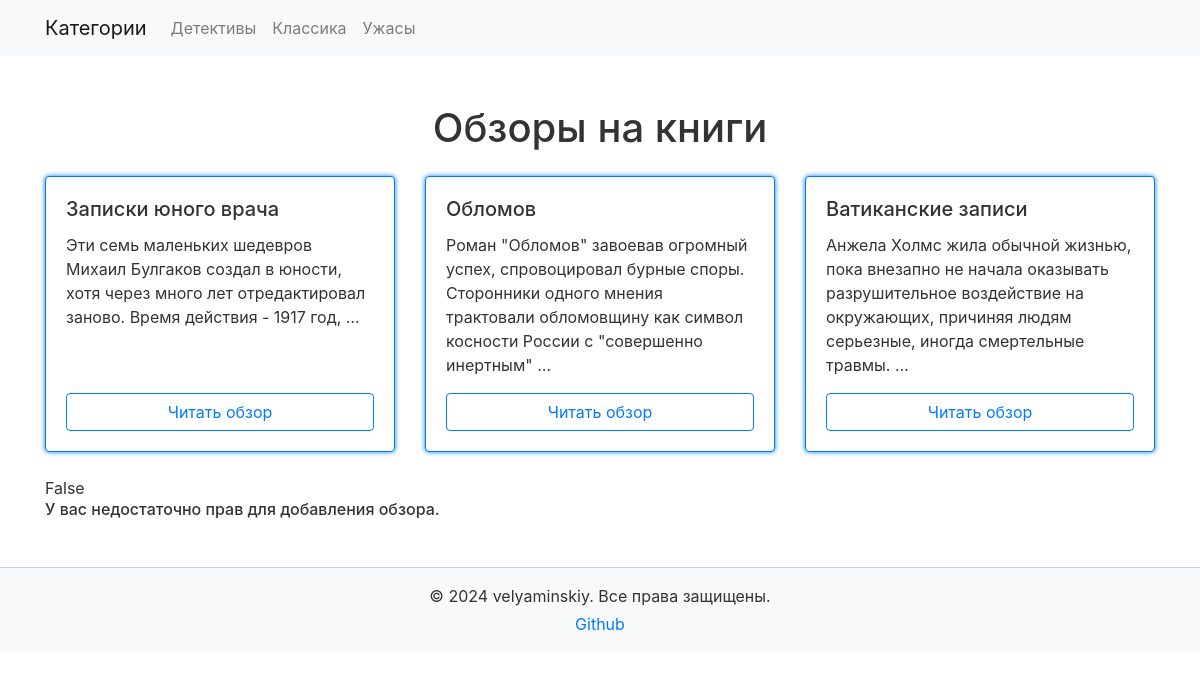
The page / on the database its author committed.
### core/models.py (models this page shows)
class BookCategory(models.Model):
    name = models.CharField(max_length=140)
    class Meta:
        verbose_name = 'Категория'
        verbose_name_plural = 'Категории'
    def __str__(self):
        return self.name

class Book(models.Model):
    PUBLISHED = 'Published'
    DRAFT = 'Draft'
    STATUSES = [
                (PUBLISHED,'Опубликовано'),
                (DRAFT,'Черновик'),
                ]
    title = models.CharField(max_length=140)
    author = models.CharField(max_length=140)
    category = models.ForeignKey(BookCategory,on_delete=models.SET_NULL,blank=True,null=True,related_name='books')
    description = models.CharField(max_length=800)
    review = models.CharField(max_length=800)
    rate = models.IntegerField(validators=[MinValueValidator(1),MaxValueValidator(10)])
    status = models.CharField(max_length=140,default='Draft',choices=STATUSES)

### core/views.py (the view)
# urls.py: path('', main, name='main'),
def main(request):
    books = Book.objects.filter(status='Published')
    form = BookForm()
    draft_books = Book.objects.filter(status='Draft')
    categories = BookCategory.objects.all()
    is_superuser = request.user.is_superuser
    category_id = request.GET.get('category')
    if category_id:
        books = books.filter(category_id=category_id)
    if not books.exists():
        no_books_message = 'Книг в выбранной категории не нашлось.'
    else:
        no_books_message = ''
    context ={
              'books':books,
              'no_books_message':no_books_message,
              'form':form,
              'draft_books':draft_books,
              'categories':categories,
              'is_superuser':is_superuser,
              }
    return render(request, 'main.html', context)

### templates/main.html (shortened to what this page needs)
<!DOCTYPE html>
<html lang="ru">
<head>
    <link href="https://stackpath.bootstrapcdn.com/bootstrap/4.5.2/css/bootstrap.min.css" rel="stylesheet">
</head>
<body style="background-color: #ffffff;">
    <nav class="navbar navbar-expand-lg navbar-light bg-light neon-navbar">
        <div class="container">
            <a class="navbar-brand" href="#">Категории</a>
            <div class="collapse navbar-collapse" id="navbarNav">
                <ul class="navbar-nav">
                    {% for category in categories %}
                    <li class="nav-item"><a class="nav-link neon-text" href="?category={{category.id}}">{{category}}</a></li>
                    {% endfor %}
                </ul>
            </div>
        </div>
    </nav>
    <div class="container mt-5">
        <h1 class="text-center neon-text mb-4">Обзоры на книги</h1>
        <div class="row">
            {% for book in books %}
            <div class="col-md-6 col-lg-4 mb-4 d-flex">
                <div class="card neon-card h-100 w-100">
                    <div class="card-body d-flex flex-column">
                        <h5 class="card-title neon-text">{{book.title}}</h5>
                        <p class="card-text flex-grow-1">{{book.description|truncatewords:20}}</p>
                        <a href="{% url 'book_detail' book.id %}" class="btn btn-outline-primary mt-auto">Читать обзор</a>
                    </div>
                </div>
            </div>
            {% endfor %}
        </div>
        {% if is_superuser %}
            <h1 class="text-center neon-text mb-4">Черновики</h1>
            <div class="row">
                {% for book in draft_books %}
                <div class="col-md-6 col-lg-4 mb-4 d-flex">
                    <div class="card neon-card h-100 w-100">
                        <div class="card-body d-flex flex-column">
                            <h5 class="card-title neon-text">{{book.title}}</h5>
                            <p class="card-text flex-grow-1">{{book.description|truncatewords:20}}</p>
                            <a href="{% url 'book_detail' book.id %}" class="btn btn-outline-primary mt-auto">Читать обзор</a>
                        </div>
                    </div>
                </div>
                {% empty %}
                <p>Нет неопубликованных обзоров</p>
                {% endfor %}
            </div>
            <div class="row justify-content-center">
                <div class="p-4 mt-5 neon-form col-md-6">
                    <h3 class="neon-text">Добавить новый обзор</h3>
                    <form action="{% url 'book_add' %}" method="post">
                        {% csrf_token %}
                        {% for field in form %}
                        <div class="form-group">
                            <div class="neon-text">{{field.label}}</div>
                            {{ field }}
                            {% if field.errors %}
                                <div class="text-danger">
                                    {% for error in field.errors %}
                                        <p>{{ error }}</p>
                                    {% endfor %}
                                </div>
                            {% endif %}
                        </div>
                        {% endfor %}
                        <button type="submit" class="btn btn-primary">Добавить</button>
                    </form>
                </div>
            </div>
        {% else %}
        {{is_superuser}}
        <h6>У вас недостаточно прав для добавления обзора.</h6>
        {% endif %}
    </div>
    <footer class="bg-light text-center py-3 mt-5 neon-footer">
        <div class="container">
            <p class="mb-1">© 2024 velyaminskiy. Все права защищены.</p>
            <div class="d-flex justify-content-center">
                <a href="https://github.com/andrei-velya" class="mx-2 neon-text">Github</a>
            </div>
        </div>
    </footer>
</body>
</html>

### templates/main.html (style rules this page uses)
body { background-color: #ffffff; color: #333333; }
.neon-navbar { background-color: #f8f9fa; }
.neon-card { border: 1px solid #007bff; box-shadow: 0 0 5px #007bff; }
.neon-footer { border-top: 1px solid #cccccc; }
.btn-outline-primary { border-color: #007bff; color: #007bff; }

### rows shown on the page
BookCategory: name "Детективы"
BookCategory: name "Классика"
BookCategory: name "Ужасы"
Book: title "Записки юного врача", description "Эти семь маленьких шедевров Михаил Булгаков создал в юности, хотя через много лет отредактировал заново. Время действия - 1917 год, …"
Book: title "Обломов", description "Роман \"Обломов\" завоевав огромный успех, спровоцировал бурные споры. Сторонники одного мнения трактовали обломовщину как символ косности России с \"совершенно инертным\" …"
Book: title "Ватиканские записи", description "Анжела Холмс жила обычной жизнью, пока внезапно не начала оказывать разрушительное воздействие на окружающих, причиняя людям серьезные, иногда смертельные травмы. …"

### other values the page prints
{{ is_superuser }} "False"
